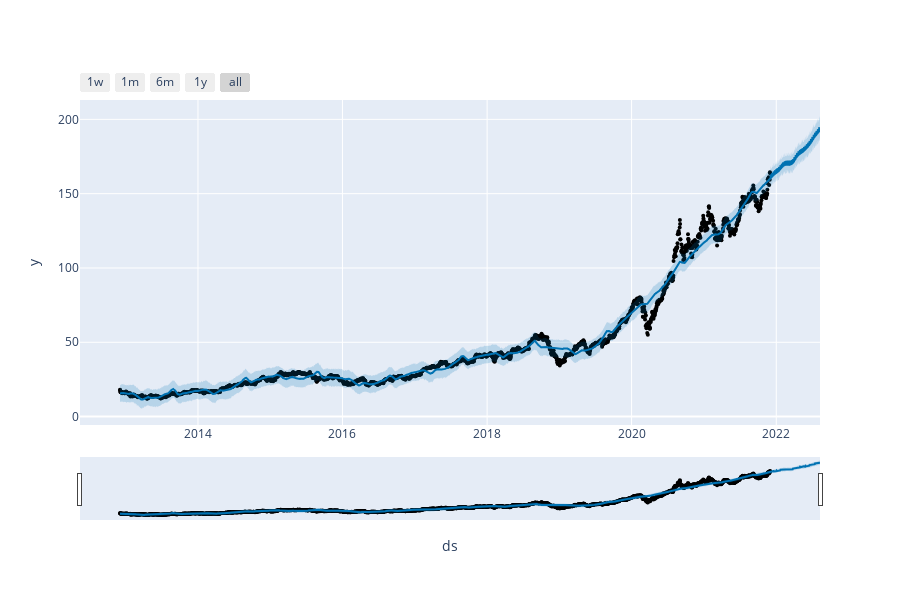

Notebook source saved alongside this figure:
### Code cell
plot_plotly(model, forecast)

### Figure 1 — Plotly figure (JSON) as saved in the notebook; plotly's stock layout.template omitted (floating-point values rounded to 4 significant figures; data arrays with more than 128 entries replaced by an {"elided": "..."} marker saying what was removed)
{"data": [{"marker": {"color": "black", "size": 4}, "mode": "markers", "name": "Actual", "type": "scatter", "x": {"elided": "2266 str values"}, "y": {"elided": "2266 float values"}}, {"hoverinfo": "skip", "line": {"width": 0}, "mode": "lines", "type": "scatter", "x": {"elided": "2518 str values"}, "y": {"elided": "2518 float values"}}, {"fill": "tonexty", "fillcolor": "rgba(0, 114, 178, 0.2)", "line": {"color": "#0072B2", "width": 2}, "mode": "lines", "name": "Predicted", "type": "scatter", "x": {"elided": "2518 str values"}, "y": {"elided": "2518 float values"}}, {"fill": "tonexty", "fillcolor": "rgba(0, 114, 178, 0.2)", "hoverinfo": "skip", "line": {"width": 0}, "mode": "lines", "type": "scatter", "x": {"elided": "2518 str values"}, "y": {"elided": "2518 float values"}}], "layout": {"height": 600, "showlegend": false, "width": 900, "xaxis": {"rangeselector": {"buttons": [{"count": 7, "label": "1w", "step": "day", "stepmode": "backward"}, {"count": 1, "label": "1m", "step": "month", "stepmode": "backward"}, {"count": 6, "label": "6m", "step": "month", "stepmode": "backward"}, {"count": 1, "label": "1y", "step": "year", "stepmode": "backward"}, {"step": "all"}]}, "rangeslider": {"visible": true}, "title": {"text": "ds"}, "type": "date"}, "yaxis": {"title": {"text": "y"}}}}
